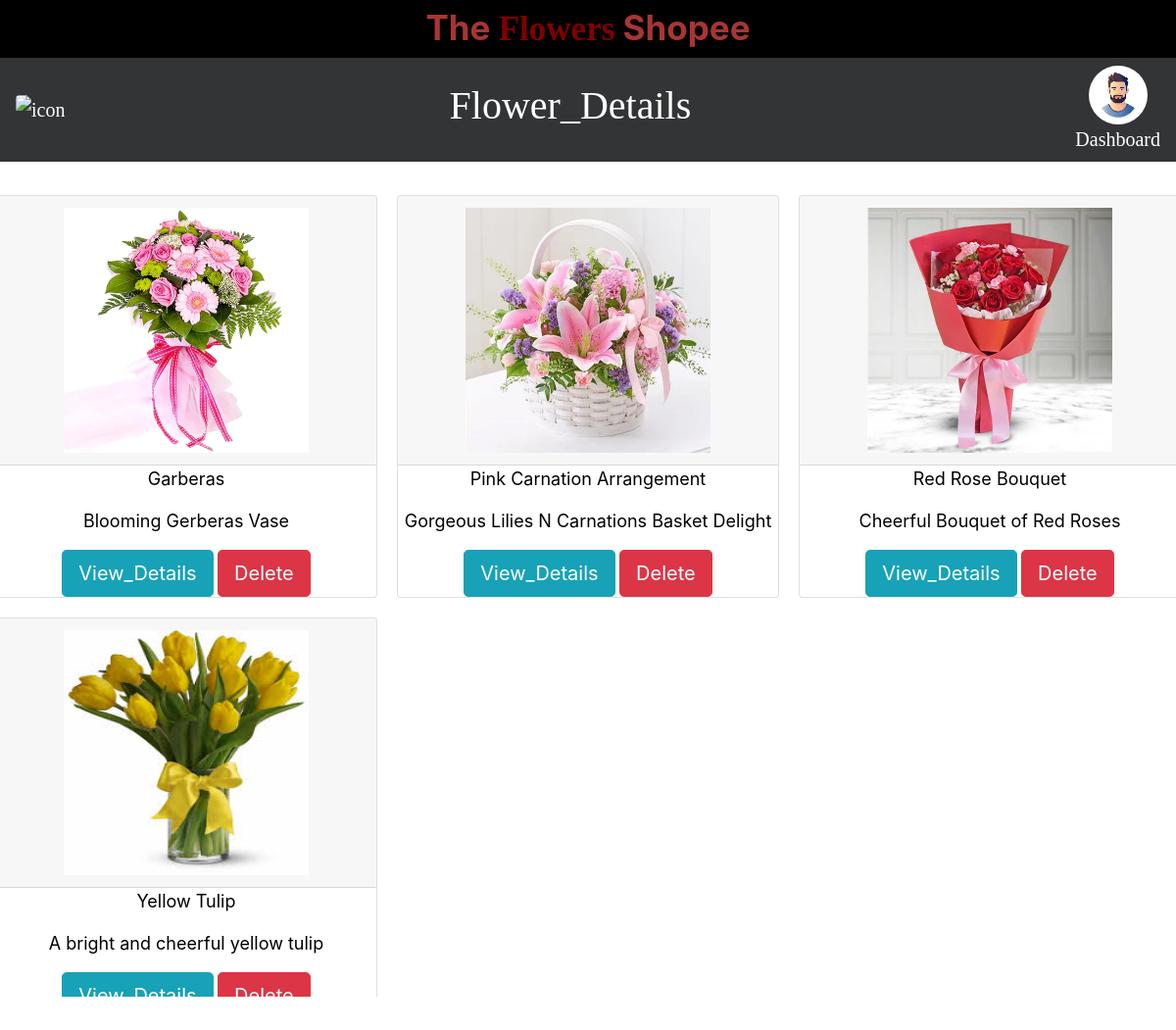
Page /flower_details.php (signed in) on the committed database.
### tables this page shows
CREATE TABLE `flower_details` (
  `flower_id` int(11) NOT NULL,
  `flower_name` varchar(50) NOT NULL,
  `description` varchar(50) NOT NULL,
  `price` varchar(50) NOT NULL,
  `image` varchar(300) NOT NULL,
  `category` varchar(50) DEFAULT NULL,
  `color` varchar(20) DEFAULT NULL,
  `stock_quantity` int(11) DEFAULT NULL,
  `delivery_available` varchar(30) DEFAULT NULL,
  `delivery_cost` varchar(20) DEFAULT NULL
);

### flower_details.php (the view, shortened to what this page needs)
<?php
include('config.php');
?>
<!DOCTYPE html>
<html lang="en">
<head>
</head>
<body>
    <body>
        <div class="name">
            <p>The <span>Flowers</span> Shopee</p>
            <div class="navbar">
                <div class="icon">
                    <img src="icon/icons.jpg" alt="icon" height="70px" width="70px" class="rounded">
                </div>
                <div id="menu">
                    <h2>Flower_Details</h2>
                </div>
                <div class="profile">
                    <img src="icon/avatar3.jpeg" alt="profile" height="60px" width="60px" class="rounded-circle">
                    <a href="adminDashboard.php">Dashboard</a>
                </div>
            </div>
        </div><br>
        <div class="fluid-container">
            <div class="row">
                <?php
                $qry = mysqli_query($con, "select * from flower_details");
                while ($row = mysqli_fetch_array($qry)) { ?>
                    <div class="col-sm-4 text-center">
                        <div class="card">
                            <div class="card-header">
                                <img src="upload_flower/<?php echo $row['image']; ?>" alt="image" height="250px" width="250px">
                            </div>
                            <div class="card-content">
                                <p><?php echo $row[1]; ?></p>
                                <p><?php echo $row[2]; ?></p>
                                <a href="update_flower.php?fid=<?php echo $row[0]; ?>"><button type="button" class="btn btn-lg btn-info">View_Details</button></a>
                                <button type="button" class="btn btn-lg btn-danger" onclick="return confirm('You Want to Delete This Flower Information ?');"><a href="delete_flower.php?fid=<?php echo $row[0]; ?>">Delete</button></a>
                            </div>
                        </div>
                    </div>
                <?php } ?>
            </div>
        </div>
    </body>
</body>
</html>

### config.php (shortened to what this page needs)
<!DOCTYPE html>
<html lang="en">
<head>
    <link rel="stylesheet" href="bootstrap.min.css">
</head>
<body>
</body>
</html>

### flower_details.php (style rules this page uses)
.name p { text-align: center; padding: 2px; color: rgb(168, 53, 53); background-color: rgb(0, 0, 0); font-weight: bold; font-size: 35px; margin: auto; }
.name p span { color: maroon; font-weight: bold; font-family: Cambria, Cochin, Georgia, Times, 'Times New Roman', serif; }
.name .navbar { display: flex; font-family: Cambria, Cochin, Georgia, Times, 'Times New Roman', serif; background-color: rgb(51, 52, 53); }
#menu h2 { padding: 10px; font-size: 40px; color: white; text-decoration: none; }
.profile { display: flex; flex-direction: column; }
.profile a, img { font-size: 20px; margin: auto; color: white; }
.fluid-container .row .col-sm-4 { padding: 10px; }
.fluid-container .row .col-sm-4 p { color: black; font-size: 18px; }
.fluid-container .row .col-sm-4 button a { color: white; }

### rows in the picture
flower_details: image (picture), flower_name "Garberas", description "Blooming Gerberas Vase"
flower_details: image (picture), flower_name "Pink Carnation Arrangement", description "Gorgeous Lilies N Carnations Basket Delight"
flower_details: image (picture), flower_name "Red Rose Bouquet", description "Cheerful Bouquet of Red Roses"
flower_details: image (picture), flower_name "Yellow Tulip", description "A bright and cheerful yellow tulip"
